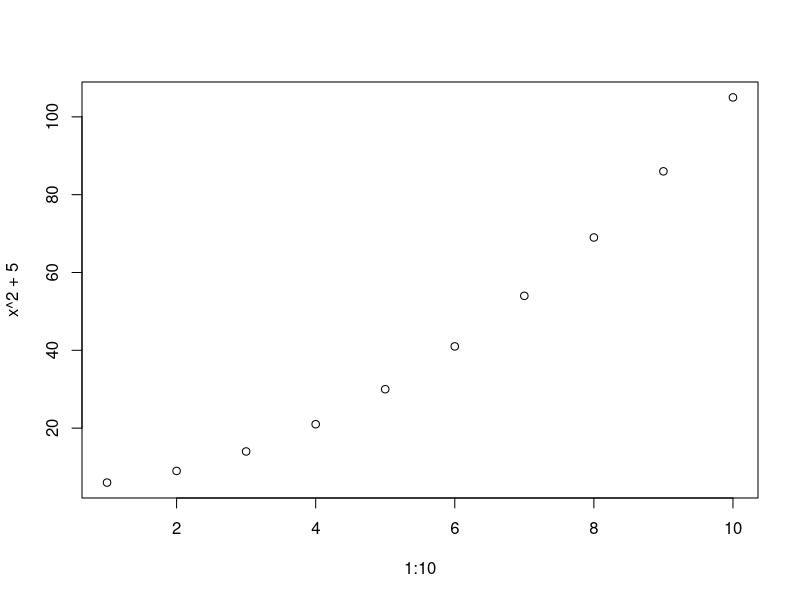

This figure's R source:

#substitute just returns expression and does not execute bas functionality 
1:100
substitute(1:100)
substitute(y<- x^2 + b)
#create a new environent

e <- new.env()
e$b <- 5
#replacing variables in expression  
substitute(y <- x^2  + b, e)
substitute(y <- x^2  + b, list(b=1))
deparse(substitute(y <- x^2  + b, list(b=1)))
x <- 1:10
y <- x^2 + 5
labelX <- deparse(quote(1:10))
labelY <- deparse(substitute(x^2 + b, e))
plot(x,y,xlab=labelX, ylab=labelY)
deparse(1:10)

